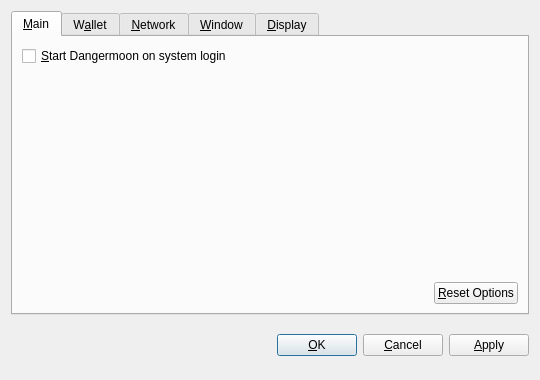
<?xml version="1.0" encoding="UTF-8"?>
<ui version="4.0">
 <class>OptionsDialog</class>
 <widget class="QDialog" name="OptionsDialog">
  <property name="geometry">
   <rect>
    <x>0</x>
    <y>0</y>
    <width>540</width>
    <height>380</height>
   </rect>
  </property>
  <property name="windowTitle">
   <string>Options</string>
  </property>
  <property name="modal">
   <bool>true</bool>
  </property>
  <layout class="QVBoxLayout" name="verticalLayout">
   <item>
    <widget class="QTabWidget" name="tabWidget">
     <property name="tabPosition">
      <enum>QTabWidget::North</enum>
     </property>
     <property name="currentIndex">
      <number>0</number>
     </property>
     <widget class="QWidget" name="tabMain">
      <attribute name="title">
       <string>&amp;Main</string>
      </attribute>
      <layout class="QVBoxLayout" name="verticalLayout_Main">
       <item>
        <widget class="QCheckBox" name="bitcoinAtStartup">
         <property name="toolTip">
          <string>Automatically start Dangermoon after logging in to the system.</string>
         </property>
         <property name="text">
          <string>&amp;Start Dangermoon on system login</string>
         </property>
        </widget>
       </item>
       <item>
        <spacer name="verticalSpacer_Main">
         <property name="orientation">
          <enum>Qt::Vertical</enum>
         </property>
         <property name="sizeHint" stdset="0">
          <size>
           <width>20</width>
           <height>40</height>
          </size>
         </property>
        </spacer>
       </item>
       <item>
        <layout class="QHBoxLayout" name="horizontalLayout_2_Main">
         <item>
          <spacer name="horizontalSpacer_2_Main">
           <property name="orientation">
            <enum>Qt::Horizontal</enum>
           </property>
           <property name="sizeHint" stdset="0">
            <size>
             <width>40</width>
             <height>20</height>
            </size>
           </property>
          </spacer>
         </item>
         <item>
          <widget class="QPushButton" name="resetButton">
           <property name="toolTip">
            <string>Reset all client options to default.</string>
           </property>
           <property name="text">
            <string>&amp;Reset Options</string>
           </property>
           <property name="autoDefault">
            <bool>false</bool>
           </property>
          </widget>
         </item>
        </layout>
       </item>
      </layout>
     </widget>
     <widget class="QWidget" name="tabWallet">
      <attribute name="title">
       <string>W&amp;allet</string>
      </attribute>
      <layout class="QVBoxLayout" name="verticalLayout_Network">
       <item>
        <widget class="QLabel" name="transactionFeeInfoLabel">
         <property name="text">
          <string>Optional transaction fee per kB that helps make sure your transactions are processed quickly. Most transactions are 1 kB.</string>
         </property>
         <property name="textFormat">
          <enum>Qt::PlainText</enum>
         </property>
         <property name="wordWrap">
          <bool>true</bool>
         </property>
        </widget>
       </item>
       <item>
        <layout class="QHBoxLayout" name="horizontalLayout_1_Main">
         <item>
          <widget class="QLabel" name="transactionFeeLabel">
           <property name="text">
            <string>Pay transaction &amp;fee</string>
           </property>
           <property name="textFormat">
            <enum>Qt::PlainText</enum>
           </property>
           <property name="buddy">
            <cstring>transactionFee</cstring>
           </property>
          </widget>
         </item>
         <item>
          <widget class="BitcoinAmountField" name="transactionFee"/>
         </item>
         <item>
          <spacer name="horizontalSpacer_1_Main">
           <property name="orientation">
            <enum>Qt::Horizontal</enum>
           </property>
           <property name="sizeHint" stdset="0">
            <size>
             <width>40</width>
             <height>20</height>
            </size>
           </property>
          </spacer>
         </item>
        </layout>
       </item>
       <item>
        <widget class="QLabel" name="label">
         <property name="text">
          <string>If you disable the spending of unconfirmed change, the change from a transaction cannot be used until that transaction has at least one confirmation. This also affects how your balance is computed.</string>
         </property>
         <property name="wordWrap">
          <bool>true</bool>
         </property>
        </widget>
       </item>
       <item>
        <widget class="QCheckBox" name="spendZeroConfChange">
         <property name="text">
          <string>Spend unconfirmed change  (experts only)</string>
         </property>
        </widget>
       </item>
       <item>
        <spacer name="verticalSpacer">
         <property name="orientation">
          <enum>Qt::Vertical</enum>
         </property>
         <property name="sizeHint" stdset="0">
          <size>
           <width>20</width>
           <height>40</height>
          </size>
         </property>
        </spacer>
       </item>
      </layout>
     </widget>
     <widget class="QWidget" name="tabNetwork">
      <attribute name="title">
       <string>&amp;Network</string>
      </attribute>
      <layout class="QVBoxLayout" name="verticalLayout_Network">
       <item>
        <widget class="QCheckBox" name="mapPortUpnp">
         <property name="toolTip">
          <string>Automatically open the Dangermoon client port on the router. This only works when your router supports UPnP and it is enabled.</string>
         </property>
         <property name="text">
          <string>Map port using &amp;UPnP</string>
         </property>
        </widget>
       </item>
       <item>
        <widget class="QCheckBox" name="connectSocks">
         <property name="toolTip">
          <string>Connect to the Dangermoon network through a SOCKS proxy (e.g. when connecting through Tor).</string>
         </property>
         <property name="text">
          <string>&amp;Connect through SOCKS proxy:</string>
         </property>
        </widget>
       </item>
       <item>
        <layout class="QHBoxLayout" name="horizontalLayout_Network">
         <item>
          <widget class="QLabel" name="proxyIpLabel">
           <property name="text">
            <string>Proxy &amp;IP:</string>
           </property>
           <property name="textFormat">
            <enum>Qt::PlainText</enum>
           </property>
           <property name="buddy">
            <cstring>proxyIp</cstring>
           </property>
          </widget>
         </item>
         <item>
          <widget class="QValidatedLineEdit" name="proxyIp">
           <property name="maximumSize">
            <size>
             <width>140</width>
             <height>16777215</height>
            </size>
           </property>
           <property name="toolTip">
            <string>IP address of the proxy (e.g. 127.0.0.1)</string>
           </property>
          </widget>
         </item>
         <item>
          <widget class="QLabel" name="proxyPortLabel">
           <property name="text">
            <string>&amp;Port:</string>
           </property>
           <property name="textFormat">
            <enum>Qt::PlainText</enum>
           </property>
           <property name="buddy">
            <cstring>proxyPort</cstring>
           </property>
          </widget>
         </item>
         <item>
          <widget class="QLineEdit" name="proxyPort">
           <property name="maximumSize">
            <size>
             <width>55</width>
             <height>16777215</height>
            </size>
           </property>
           <property name="toolTip">
            <string>Port of the proxy (e.g. 9050)</string>
           </property>
          </widget>
         </item>
         <item>
          <widget class="QLabel" name="socksVersionLabel">
           <property name="text">
            <string>SOCKS &amp;Version:</string>
           </property>
           <property name="textFormat">
            <enum>Qt::PlainText</enum>
           </property>
           <property name="buddy">
            <cstring>socksVersion</cstring>
           </property>
          </widget>
         </item>
         <item>
          <widget class="QValueComboBox" name="socksVersion">
           <property name="toolTip">
            <string>SOCKS version of the proxy (e.g. 5)</string>
           </property>
          </widget>
         </item>
         <item>
          <spacer name="horizontalSpacer_Network">
           <property name="orientation">
            <enum>Qt::Horizontal</enum>
           </property>
           <property name="sizeHint" stdset="0">
            <size>
             <width>40</width>
             <height>20</height>
            </size>
           </property>
          </spacer>
         </item>
        </layout>
       </item>
       <item>
        <spacer name="verticalSpacer_Network">
         <property name="orientation">
          <enum>Qt::Vertical</enum>
         </property>
         <property name="sizeHint" stdset="0">
          <size>
           <width>20</width>
           <height>40</height>
          </size>
         </property>
        </spacer>
       </item>
      </layout>
     </widget>
     <widget class="QWidget" name="tabWindow">
      <attribute name="title">
       <string>&amp;Window</string>
      </attribute>
      <layout class="QVBoxLayout" name="verticalLayout_Window">
       <item>
        <widget class="QCheckBox" name="minimizeToTray">
         <property name="toolTip">
          <string>Show only a tray icon after minimizing the window.</string>
         </property>
         <property name="text">
          <string>&amp;Minimize to the tray instead of the taskbar</string>
         </property>
        </widget>
       </item>
       <item>
        <widget class="QCheckBox" name="minimizeOnClose">
         <property name="toolTip">
          <string>Minimize instead of exit the application when the window is closed. When this option is enabled, the application will be closed only after selecting Quit in the menu.</string>
         </property>
         <property name="text">
          <string>M&amp;inimize on close</string>
         </property>
        </widget>
       </item>
       <item>
        <spacer name="verticalSpacer_Window">
         <property name="orientation">
          <enum>Qt::Vertical</enum>
         </property>
         <property name="sizeHint" stdset="0">
          <size>
           <width>20</width>
           <height>40</height>
          </size>
         </property>
        </spacer>
       </item>
      </layout>
     </widget>
     <widget class="QWidget" name="tabDisplay">
      <attribute name="title">
       <string>&amp;Display</string>
      </attribute>
      <layout class="QVBoxLayout" name="verticalLayout_Display">
       <item>
        <layout class="QHBoxLayout" name="horizontalLayout_1_Display">
         <item>
          <widget class="QLabel" name="langLabel">
           <property name="text">
            <string>User Interface &amp;language:</string>
           </property>
           <property name="textFormat">
            <enum>Qt::PlainText</enum>
           </property>
           <property name="buddy">
            <cstring>lang</cstring>
           </property>
          </widget>
         </item>
         <item>
          <widget class="QValueComboBox" name="lang">
           <property name="toolTip">
            <string>The user interface language can be set here. This setting will take effect after restarting Dangermoon.</string>
           </property>
          </widget>
         </item>
        </layout>
       </item>
       <item>
        <layout class="QHBoxLayout" name="horizontalLayout_2_Display">
         <item>
          <widget class="QLabel" name="unitLabel">
           <property name="text">
            <string>&amp;Unit to show amounts in:</string>
           </property>
           <property name="textFormat">
            <enum>Qt::PlainText</enum>
           </property>
           <property name="buddy">
            <cstring>unit</cstring>
           </property>
          </widget>
         </item>
         <item>
          <widget class="QValueComboBox" name="unit">
           <property name="toolTip">
            <string>Choose the default subdivision unit to show in the interface and when sending coins.</string>
           </property>
          </widget>
         </item>
        </layout>
       </item>
       <item>
        <widget class="QCheckBox" name="displayAddresses">
         <property name="toolTip">
          <string>Whether to show Dangermoon addresses in the transaction list or not.</string>
         </property>
         <property name="text">
          <string>&amp;Display addresses in transaction list</string>
         </property>
        </widget>
       </item>
       <item>
        <widget class="QCheckBox" name="coinControlFeatures">
         <property name="toolTip">
          <string>Whether to show coin control features or not.</string>
         </property>
         <property name="text">
          <string>Display coin &amp;control features (experts only!)</string>
         </property>
        </widget>
       </item>
       <item>
        <spacer name="verticalSpacer_Display">
         <property name="orientation">
          <enum>Qt::Vertical</enum>
         </property>
         <property name="sizeHint" stdset="0">
          <size>
           <width>20</width>
           <height>40</height>
          </size>
         </property>
        </spacer>
       </item>
      </layout>
     </widget>
    </widget>
   </item>
   <item>
    <layout class="QHBoxLayout" name="horizontalLayout_Buttons">
     <item>
      <spacer name="horizontalSpacer_1">
       <property name="orientation">
        <enum>Qt::Horizontal</enum>
       </property>
       <property name="sizeHint" stdset="0">
        <size>
         <width>40</width>
         <height>48</height>
        </size>
       </property>
      </spacer>
     </item>
     <item>
      <widget class="QLabel" name="statusLabel">
       <property name="font">
        <font>
         <weight>75</weight>
         <bold>true</bold>
        </font>
       </property>
       <property name="text">
        <string/>
       </property>
       <property name="textFormat">
        <enum>Qt::PlainText</enum>
       </property>
       <property name="wordWrap">
        <bool>true</bool>
       </property>
      </widget>
     </item>
     <item>
      <spacer name="horizontalSpacer_2">
       <property name="orientation">
        <enum>Qt::Horizontal</enum>
       </property>
       <property name="sizeHint" stdset="0">
        <size>
         <width>40</width>
         <height>48</height>
        </size>
       </property>
      </spacer>
     </item>
     <item>
      <widget class="QPushButton" name="okButton">
       <property name="text">
        <string>&amp;OK</string>
       </property>
      </widget>
     </item>
     <item>
      <widget class="QPushButton" name="cancelButton">
       <property name="text">
        <string>&amp;Cancel</string>
       </property>
       <property name="autoDefault">
        <bool>false</bool>
       </property>
      </widget>
     </item>
     <item>
      <widget class="QPushButton" name="applyButton">
       <property name="text">
        <string>&amp;Apply</string>
       </property>
       <property name="autoDefault">
        <bool>false</bool>
       </property>
      </widget>
     </item>
    </layout>
   </item>
  </layout>
 </widget>
 <customwidgets>
  <customwidget>
   <class>BitcoinAmountField</class>
   <extends>QSpinBox</extends>
   <header>bitcoinamountfield.h</header>
  </customwidget>
  <customwidget>
   <class>QValueComboBox</class>
   <extends>QComboBox</extends>
   <header>qvaluecombobox.h</header>
  </customwidget>
  <customwidget>
   <class>QValidatedLineEdit</class>
   <extends>QLineEdit</extends>
   <header>qvalidatedlineedit.h</header>
  </customwidget>
 </customwidgets>
 <resources/>
 <connections/>
</ui>
